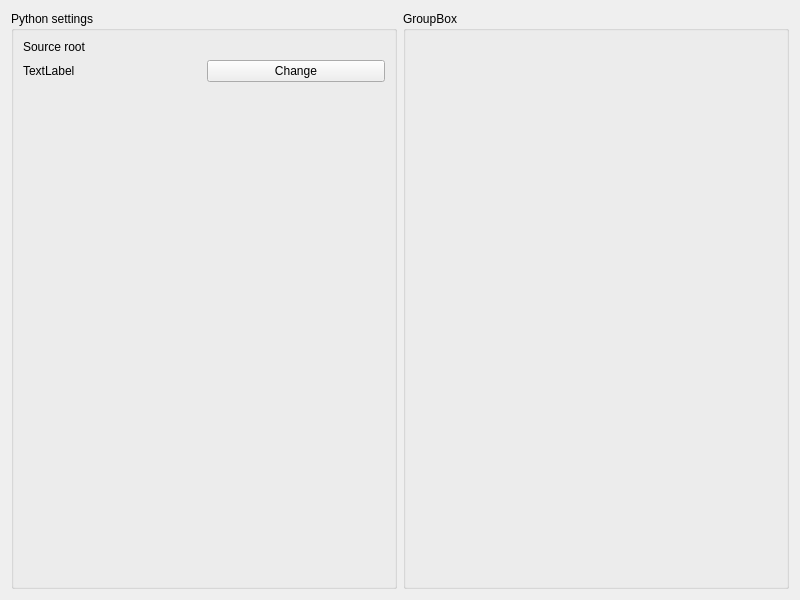
<?xml version="1.0" encoding="UTF-8"?>
<ui version="4.0">
 <class>ProjectSettingsWidget</class>
 <widget class="QWidget" name="ProjectSettingsWidget">
  <property name="geometry">
   <rect>
    <x>0</x>
    <y>0</y>
    <width>800</width>
    <height>600</height>
   </rect>
  </property>
  <property name="windowTitle">
   <string>ProjectSettingsWidget</string>
  </property>
  <layout class="QHBoxLayout" name="horizontalLayout">
   <item>
    <widget class="QGroupBox" name="groupBox">
     <property name="title">
      <string>Python settings</string>
     </property>
     <layout class="QGridLayout" name="gridLayout">
      <item row="0" column="0">
       <widget class="QLabel" name="label">
        <property name="text">
         <string>Source root</string>
        </property>
       </widget>
      </item>
      <item row="2" column="1">
       <spacer name="verticalSpacer">
        <property name="orientation">
         <enum>Qt::Vertical</enum>
        </property>
        <property name="sizeHint" stdset="0">
         <size>
          <width>20</width>
          <height>40</height>
         </size>
        </property>
       </spacer>
      </item>
      <item row="1" column="0">
       <widget class="QLabel" name="label_2">
        <property name="text">
         <string>TextLabel</string>
        </property>
       </widget>
      </item>
      <item row="1" column="1">
       <widget class="QPushButton" name="pushButton">
        <property name="text">
         <string>Change</string>
        </property>
       </widget>
      </item>
     </layout>
    </widget>
   </item>
   <item>
    <widget class="QGroupBox" name="groupBox_2">
     <property name="title">
      <string>GroupBox</string>
     </property>
    </widget>
   </item>
  </layout>
 </widget>
 <resources/>
 <connections/>
</ui>
